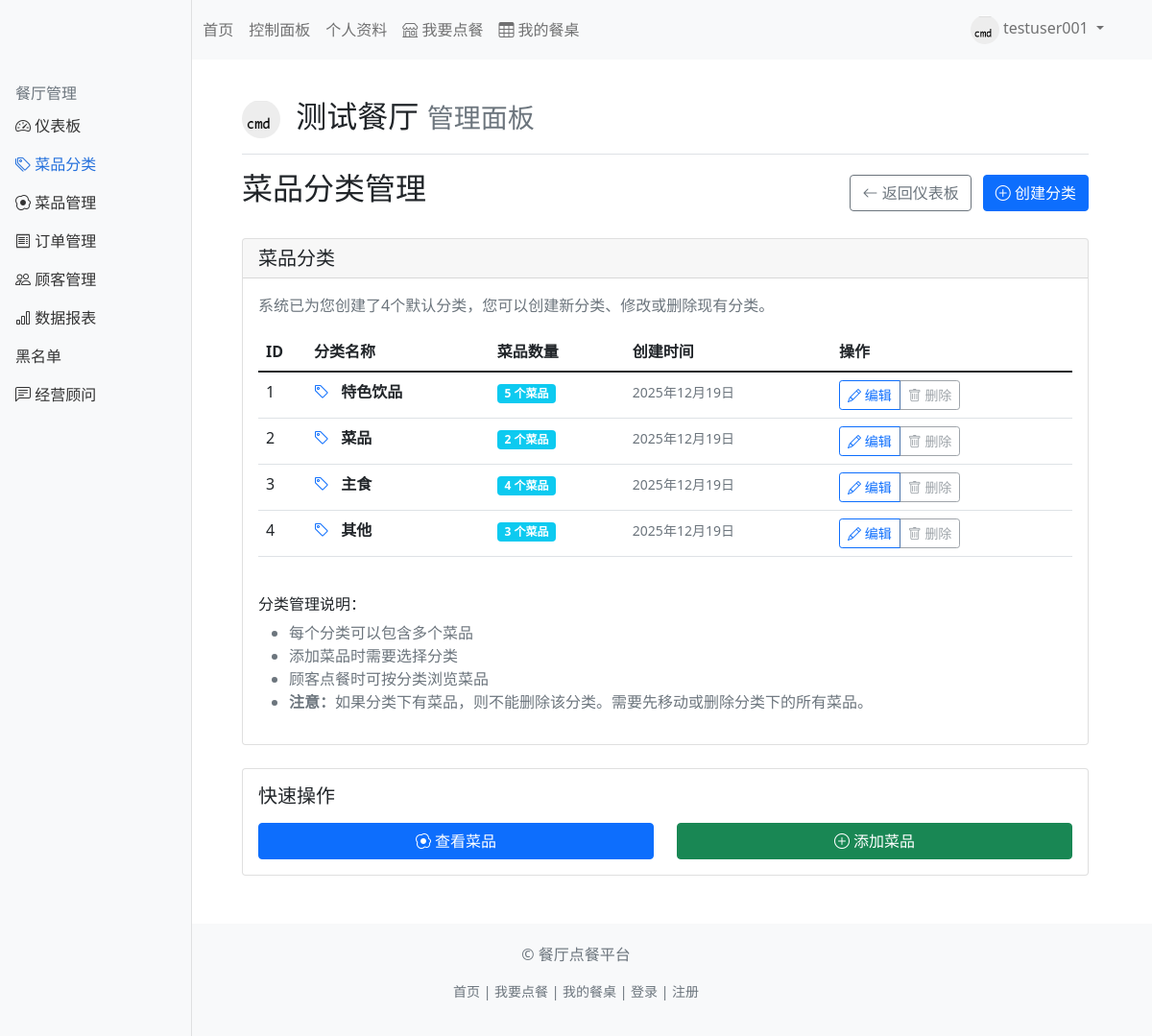
The page /restaurant/1/categories (signed in) on the database as committed earlier.
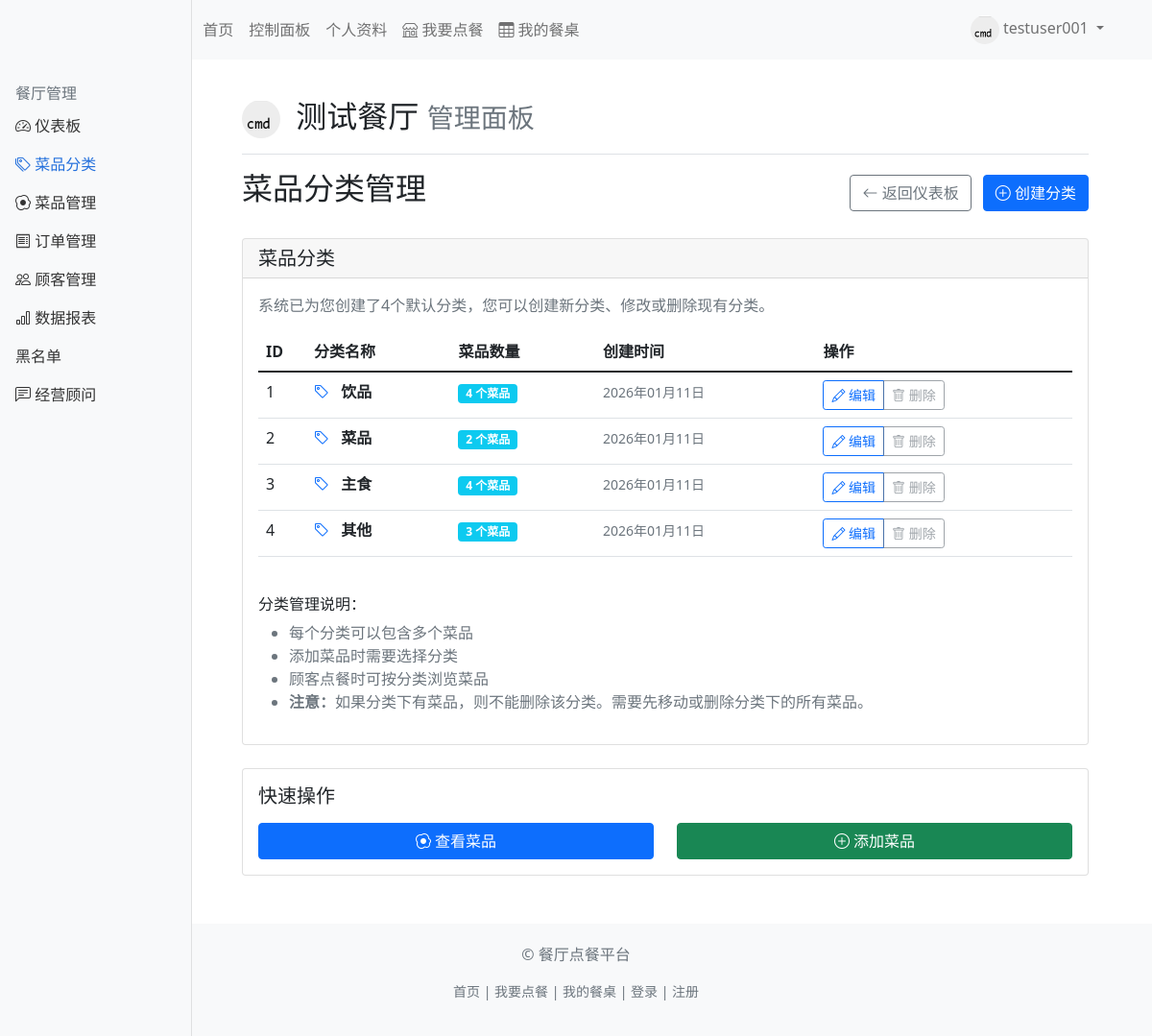
The same page on the database as committed later.
### app/models.py (models this page shows, shortened)
class Category(db.Model):
    id = db.Column(db.Integer, primary_key=True)
    name = db.Column(db.String(50), nullable=False)
    restaurant_id = db.Column(db.Integer, db.ForeignKey('restaurant.id'), nullable=False)
    created_at = db.Column(db.DateTime, default=datetime.utcnow)
    dishes = db.relationship('Dish', backref='category', lazy='dynamic', cascade='all, delete-orphan')

### app/routes/restaurant.py (the view)
@restaurant_bp.route('/<int:restaurant_id>/categories')
@login_required
@restaurant_owner_required
def categories(restaurant_id):
    restaurant = Restaurant.query.get_or_404(restaurant_id)
    categories = Category.query.filter_by(restaurant_id=restaurant_id).order_by(Category.id).all()
    return render_template('restaurant/categories.html',
                         title='菜品分类管理',
                         restaurant=restaurant,
                         categories=categories)

### app/routes/restaurant.py (called while the page is built)
def restaurant_owner_required(f):
    from functools import wraps
    @wraps(f)
    def decorated_function(restaurant_id, *args, **kwargs):
        restaurant = Restaurant.query.get_or_404(restaurant_id)
        if current_user.id != restaurant.owner_id:
            abort(403)  # 禁止访问
        return f(restaurant_id, *args, **kwargs)
    return decorated_function

### app/templates/restaurant/categories.html (shortened to what the changed rows need)
{% extends "restaurant/base.html" %}
{% block restaurant_content %}
<div class="d-flex justify-content-between align-items-center mb-4">
    <h2>菜品分类管理</h2>
</div>
<div class="card">
    <div class="card-body">
        {% if categories %}
        <div class="table-responsive">
            <table class="table table-hover">
                <thead>
                    <tr>
                        <th width="50">ID</th>
                        <th>分类名称</th>
                        <th>菜品数量</th>
                        <th>创建时间</th>
                        <th>操作</th>
                    </tr>
                </thead>
                <tbody>
                    {% for category in categories %}
                    <tr>
                        <td>{{ category.id }}</td>
                        <td>
                            <i class="bi bi-tag text-primary me-2"></i>
                            <strong>{{ category.name }}</strong>
                        </td>
                        <td>
                            <span class="badge {% if category.dishes.count() > 0 %}bg-info{% else %}bg-secondary{% endif %}">
                                {{ category.dishes.count() }} 个菜品
                            </span>
                        </td>
                        <td>
                            <small class="text-muted">{{ category.created_at.strftime('%Y年%m月%d日') }}</small>
                        </td>
                        <td>
                            <div class="btn-group btn-group-sm" role="group">
                                <a href="{{ url_for('restaurant.edit_category', restaurant_id=restaurant.id, category_id=category.id) }}"
                                   class="btn btn-outline-primary">
                                    <i class="bi bi-pencil"></i> 编辑
                                </a>
                                {% if category.dishes.count() == 0 %}
                                    <button type="button"
                                            class="btn btn-outline-danger"
                                            data-bs-toggle="modal"
                                            data-bs-target="#deleteCategoryModal{{ category.id }}">
                                        <i class="bi bi-trash"></i> 删除
                                    </button>
                                {% else %}
                                    <button type="button"
                                            class="btn btn-outline-secondary"
                                            disabled
                                            title="该分类下有菜品，无法删除">
                                        <i class="bi bi-trash"></i> 删除
                                    </button>
                                {% endif %}
                            </div>
                        </td>
                    </tr>
                    {% endfor %}
                </tbody>
            </table>
        </div>
        {% else %}
        <div class="text-center py-5">
            <i class="bi bi-tags display-1 text-muted"></i>
            <h4 class="mt-3">暂无分类</h4>
            <p class="text-muted">还没有创建任何分类，请点击右上角"创建分类"按钮添加</p>
        </div>
        {% endif %}
    </div>
</div>
{% endblock %}

Rows that differ between the two databases and show on the page:
changed Category id 1: name "特色饮品" → "饮品"; dishes.count "5" → "4"; created_at "2025年12月19日" → "2026年01月11日"
changed Category "菜品": created_at "2025年12月19日" → "2026年01月11日"
changed Category "主食": created_at "2025年12月19日" → "2026年01月11日"
changed Category "其他": created_at "2025年12月19日" → "2026年01月11日"
